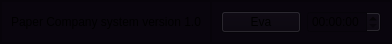
        <widget class="QFrame" name="footer">
         <property name="maximumSize">
          <size>
           <width>16777215</width>
           <height>35</height>
          </size>
         </property>
         <property name="styleSheet">
          <string notr="true">background-color:rgb(9, 5, 13)</string>
         </property>
         <property name="frameShape">
          <enum>QFrame::StyledPanel</enum>
         </property>
         <property name="frameShadow">
          <enum>QFrame::Raised</enum>
         </property>
         <layout class="QHBoxLayout" name="horizontalLayout_6">
          <property name="spacing">
           <number>0</number>
          </property>
          <property name="leftMargin">
           <number>0</number>
          </property>
          <property name="topMargin">
           <number>0</number>
          </property>
          <property name="rightMargin">
           <number>0</number>
          </property>
          <property name="bottomMargin">
           <number>0</number>
          </property>
          <item>
           <widget class="QFrame" name="frame_10">
            <property name="frameShape">
             <enum>QFrame::StyledPanel</enum>
            </property>
            <property name="frameShadow">
             <enum>QFrame::Raised</enum>
            </property>
            <layout class="QHBoxLayout" name="horizontalLayout_7">
             <item>
              <widget class="QLabel" name="label_3">
               <property name="text">
                <string>Paper Company system version 1.0</string>
               </property>
              </widget>
             </item>
            </layout>
           </widget>
          </item>
          <item>
           <widget class="QFrame" name="frame_11">
            <property name="frameShape">
             <enum>QFrame::StyledPanel</enum>
            </property>
            <property name="frameShadow">
             <enum>QFrame::Raised</enum>
            </property>
            <layout class="QHBoxLayout" name="horizontalLayout_8">
             <item>
              <widget class="QPushButton" name="eva_system_activated">
               <property name="cursor">
                <cursorShape>PointingHandCursor</cursorShape>
               </property>
               <property name="styleSheet">
                <string notr="true">QPushButton:hover{
	background-color: rgba(239,184,16,.5)
}</string>
               </property>
               <property name="text">
                <string>Eva</string>
               </property>
               <property name="icon">
                <iconset resource="../../DomiGPS/icons.qrc">
                 <normaloff>:/icons/activity.svg</normaloff>:/icons/activity.svg</iconset>
               </property>
               <property name="iconSize">
                <size>
                 <width>22</width>
                 <height>22</height>
                </size>
               </property>
              </widget>
             </item>
             <item>
              <widget class="QTimeEdit" name="timeEdit"/>
             </item>
            </layout>
           </widget>
          </item>
         </layout>
        </widget>
